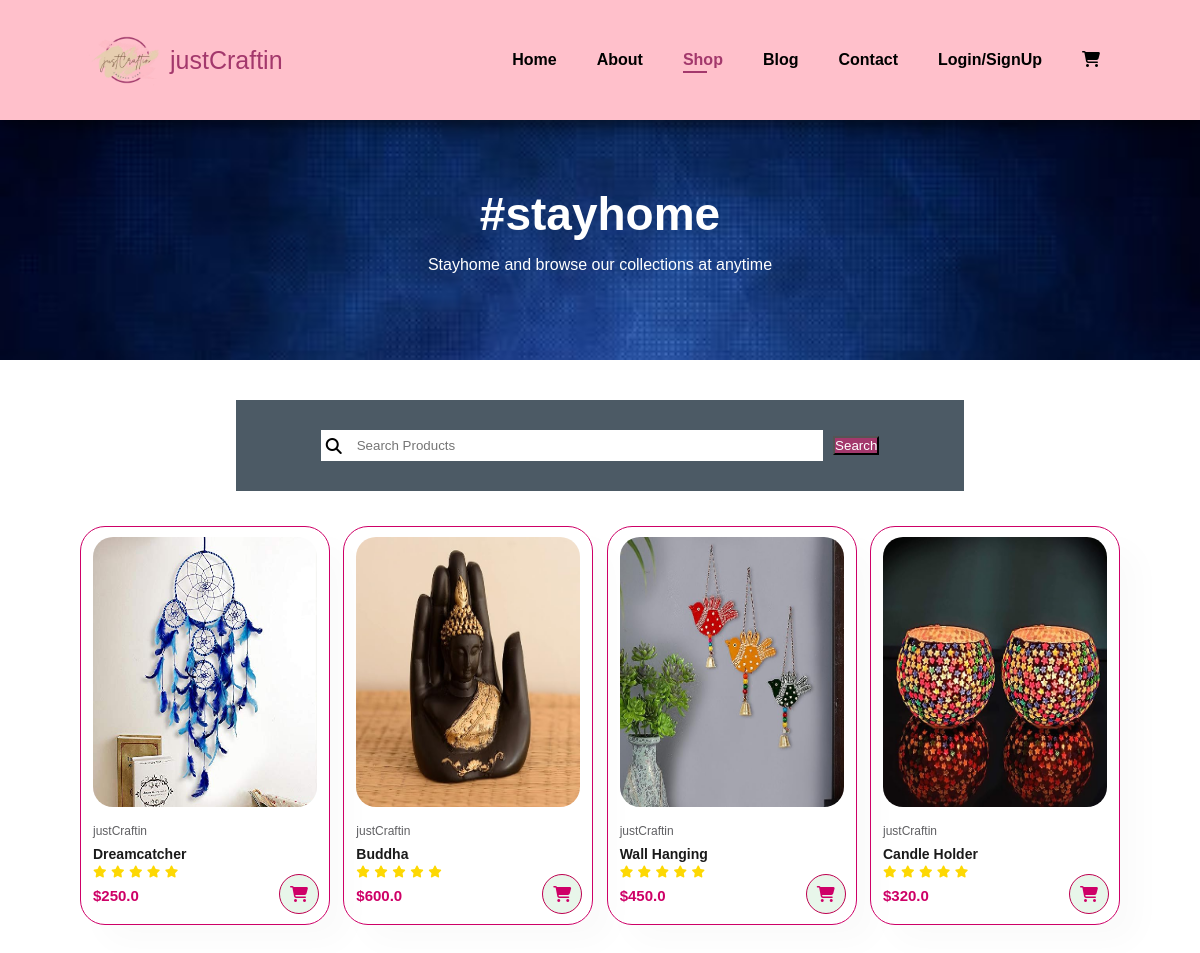
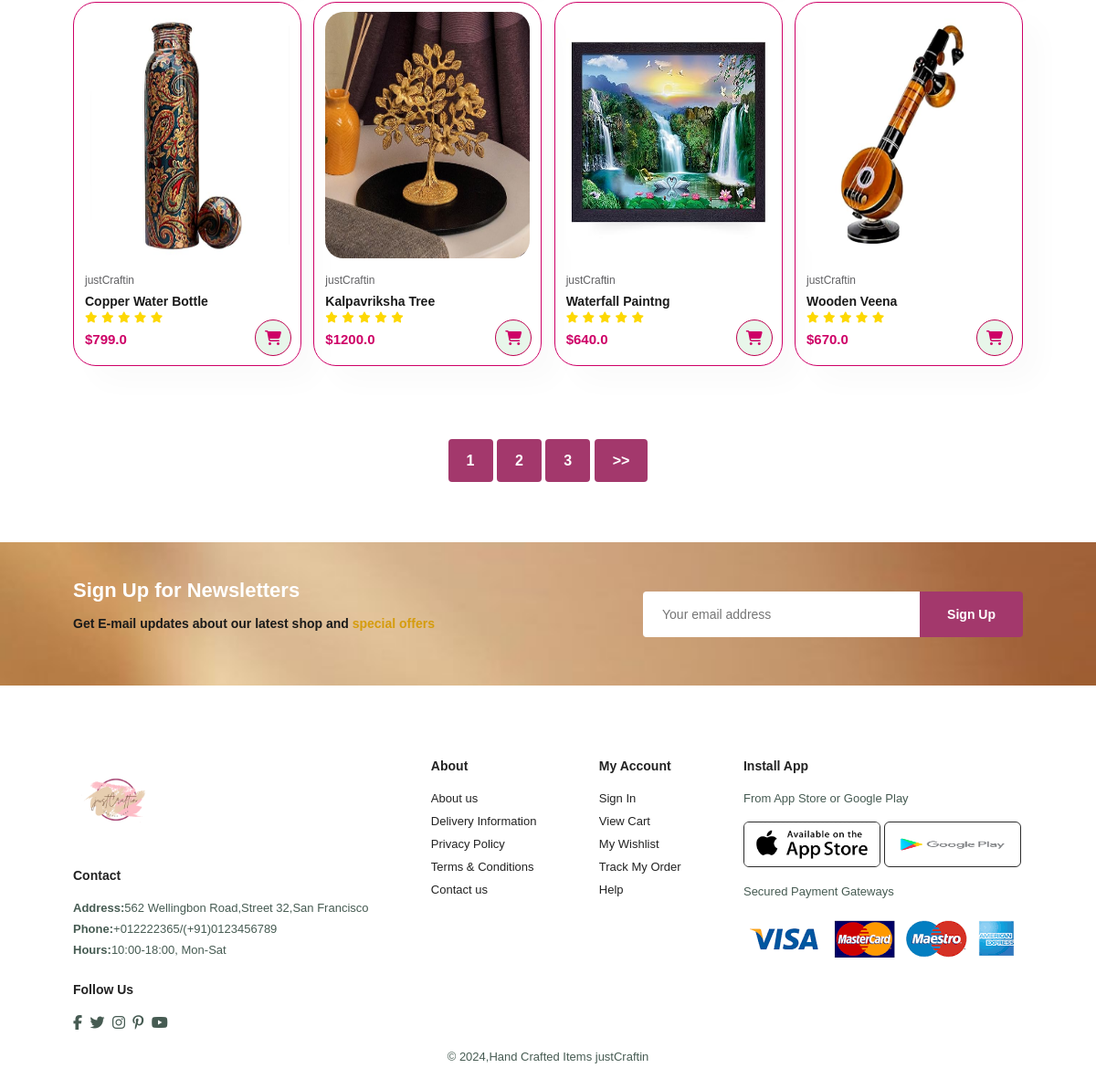
Page /products_list on the committed database (2 pictures, top to bottom).
### products/models.py (models this page shows, shortened)
class Product(models.Model):
    LIVE=1
    DELETE=0
    DELETE_CHOICES=((LIVE,'live'),(DELETE,'delete'))
    title=models.CharField(max_length=200)
    price=models.FloatField()
    description=models.TextField()
    image=models.ImageField(upload_to='media')
    priority=models.IntegerField(default=0)
    delete_status=models.IntegerField(choices=DELETE_CHOICES,default=LIVE)
    created_at=models.DateTimeField(auto_now_add=True)
    updated_at=models.DateTimeField(auto_now=True)

### products/views.py (the view)
# urls.py: path('products_list',views.products_list,name='products_list'),
def products_list(request):
    page=request.GET.get('page',1)
    product_list=Product.objects.order_by('priority')
    if request.method=='POST':
        search=request.POST.get('searchpro')
        print(search)
        product_list=Product.objects.filter(title__icontains=search)
    product_paginator=Paginator(product_list,8)
    product_list=product_paginator.get_page(page)
    context={'products':product_list}
    return render(request,'products.html',context)

### templates/products.html
{% extends 'blank_layout.html' %}
{% load static %}
{% block content%}
{% include 'product_list.html' %}
{% endblock content %}

### templates/product_list.html (shortened to what this page needs)
{% load static %}
<section id="page-header">
	<h2>#stayhome</h2>
	<p>Stayhome and browse our collections at anytime</p>
</section>
<section id="product1" class="section-p1">
		<div  >
			<form class="search-box" action="products_list" method="POST">
				<div class="search-input">
				<i class="fa-solid fa-magnifying-glass"></i>
				<input type="text" id="searchproducts" name="searchpro" placeholder="Search Products">
				</div>
				<input type="submit" id="searchbutton" class="normal" value="Search">
			</form>
		</div>
	<div class="pro-container">
		{% if products %}
		{% for product in products %}
		<a class="pro" href="{% url 'product_details' product.id %}">
			<img src="{{ product.image.url }}">
			<div class="description">
				<span>justCraftin</span>
				<h5>{{ product.title }}</h5>
				<div class="star">
					<i class="fas fa-star"></i>
					<i class="fas fa-star"></i>
					<i class="fas fa-star"></i>
					<i class="fas fa-star"></i>
					<i class="fas fa-star"></i>
				</div>
				<h4>${{ product.price }}</h4>
			</div>
			<button class="cart"><i class="fa-solid fa-cart-shopping"></i></button>
		</a>
		{% endfor %}
	{%else%}
	<p>Sorry... No items found!</p>
	{% endif %}
	</div>
</section>
<section id="pagination" class="section-p1">
	{% for i in products.paginator.page_range %}
	<a href="?page={{i}}">{{i}}</a>
	{% endfor %}
	{% if products.has_next %}
	<a href="?page={{ products.next_page_number }}">&gt;&gt;</a>
	{% endif %}
</section>

### static/css/style.css (style rules this page uses)
* { margin: 0; padding: 0; box-sizing: border-box; font-family: 'Spartan',sans-serif; }
h2 { font-size: 46px; line-height: 54px; color: #222; }
h4 { font-size: 20px; color: #222; }
p { font-size: 16px; color: #465b52; margin: 15px 0 20px 0; }
.section-p1 { padding: 40px 80px; }
body { width: 100%; }
#product1 { text-align: center; }
#product1 .pro-container { display: flex; justify-content: space-between; padding-top: 20px; flex-wrap: wrap; }
#product1 .pro { width: 23%; min-width: 250px; padding: 10px 12px; border: 1px solid #ce0067; border-radius: 25px; cursor: pointer; box-shadow: 20px 20px 30px rgba(0, 0, 0, 0.02); margin: 15px 0; display: block; position: relative; text-decoration: none; }
#product1 .pro img { width: 100%; min-height: 224px; height: 270px; border-radius: 20px; }
#product1 .pro .description { text-align: start; padding: 10px 0; }
#product1 .pro .description span { color: #606063; font-size: 12px; }
#product1 .pro .description h5 { padding-top: 7px; color:#1a1a1a; font-size: 14px; }
#product1 .pro .description i { font-size: 12px; color: #fdd803; }
#product1 .pro .description h4 { padding-top: 7px; font-size: 15px; font-weight: 700; color: #ce0067; }
#product1 .pro .cart { width: 40px; height: 40px; line-height: 40px; border-radius: 50px; background-color: #e8f6ea; font-weight: 500; color: #ce0067; border: 1px solid #be0050; position: absolute; bottom: 10px; right: 10px; font-size: 16px; }
#page-header { background-image: url('../images/banner/b8.jfif'); width: 100%; height: 30vh; background-size: cover; display: flex; justify-content: center; text-align: center; flex-direction: column; padding: 40px; }
#page-header h2, #page-header p { color: white; }
#product1 .search-box { background-color: #4c5a65; width: 70%; margin: auto; padding: 30px 50px; display: flex; justify-content: center; gap: 10px; align-items: center; }
#product1 .search-box .search-input { width: 80%; display: flex; align-items: center; background-color: #fff; padding: 0px 5px; }
#product1 .search-box #searchproducts { width: 100%; padding: 8px 15px; outline: none; border: none; }
#product1 .search-box #searchbutton { background-color:#a3386c; color: #fff; }
#pagination { text-align: center; }
#pagination a { text-decoration: none; background-color: #a3386c; padding: 15px 20px; border-radius: 4px; color: #fff; font-weight: 600; }

### rows in the picture
Product: image (picture), title "Dreamcatcher", price "250.0"
Product: image (picture), title "Buddha", price "600.0"
Product: image (picture), title "Wall Hanging", price "450.0"
Product: image (picture), title "Candle Holder", price "320.0"
Product: image (picture), title "Copper Water Bottle", price "799.0"
Product: image (picture), title "Kalpavriksha Tree", price "1200.0"
Product: image (picture), title "Waterfall Paintng", price "640.0"
Product: image (picture), title "Wooden Veena", price "670.0"

### other values in the picture
{{ i }} "1" "2" "3"
